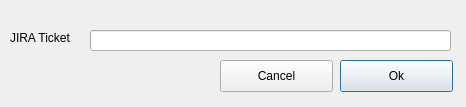
<?xml version="1.0" encoding="UTF-8"?>
<ui version="4.0">
 <class>JiraTicketDialog</class>
 <widget class="QDialog" name="JiraTicketDialog">
  <property name="geometry">
   <rect>
    <x>0</x>
    <y>0</y>
    <width>466</width>
    <height>107</height>
   </rect>
  </property>
  <property name="windowTitle">
   <string>Enter JIRA Ticket</string>
  </property>
  <property name="modal">
   <bool>true</bool>
  </property>
  <widget class="QLabel" name="label">
   <property name="geometry">
    <rect>
     <x>10</x>
     <y>30</y>
     <width>81</width>
     <height>16</height>
    </rect>
   </property>
   <property name="text">
    <string>JIRA Ticket</string>
   </property>
  </widget>
  <widget class="QLineEdit" name="txt_jira_ticket">
   <property name="geometry">
    <rect>
     <x>90</x>
     <y>30</y>
     <width>361</width>
     <height>21</height>
    </rect>
   </property>
  </widget>
  <widget class="QPushButton" name="btn_ok">
   <property name="geometry">
    <rect>
     <x>340</x>
     <y>60</y>
     <width>113</width>
     <height>32</height>
    </rect>
   </property>
   <property name="text">
    <string>Ok</string>
   </property>
  </widget>
  <widget class="QPushButton" name="btn_cancel">
   <property name="geometry">
    <rect>
     <x>220</x>
     <y>60</y>
     <width>113</width>
     <height>32</height>
    </rect>
   </property>
   <property name="text">
    <string>Cancel</string>
   </property>
  </widget>
 </widget>
 <resources/>
 <connections/>
</ui>
